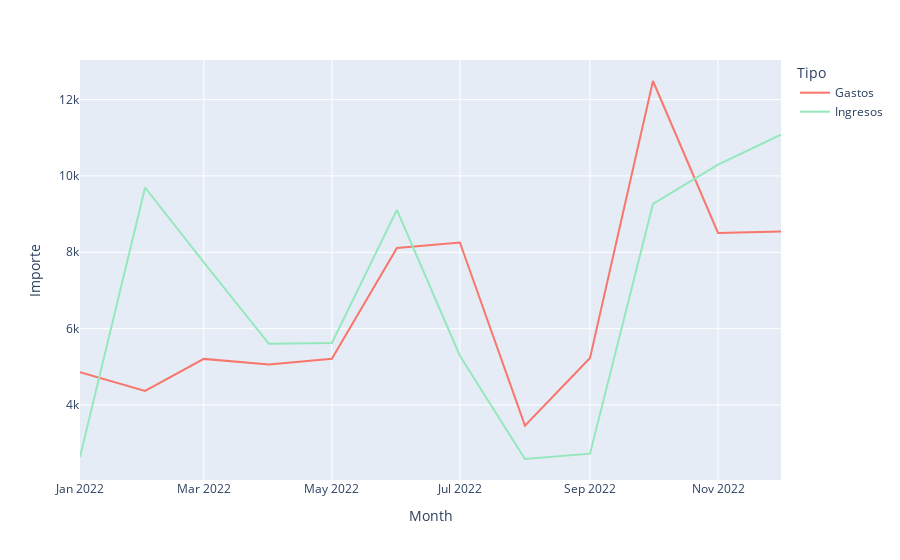

The code cell stored with this chart in its notebook:
### Code cell
import plotly.express as px
fig = px.line(df, x = "Month",  y='Importe', color = "Tipo", color_discrete_map=color_discrete_map)
fig.show()

### Figure 1 — Plotly figure (JSON) as saved in the notebook; plotly's stock layout.template omitted (floating-point values rounded to 4 significant figures)
{"data": [{"hovertemplate": "Tipo=Gastos<br>Month=%{x}<br>Importe=%{y}<extra></extra>", "legendgroup": "Gastos", "line": {"color": "#F8766B", "dash": "solid"}, "marker": {"symbol": "circle"}, "mode": "lines", "name": "Gastos", "orientation": "v", "showlegend": true, "type": "scatter", "x": ["2022-01-01T00:00:00", "2022-02-01T00:00:00", "2022-03-01T00:00:00", "2022-04-01T00:00:00", "2022-05-01T00:00:00", "2022-06-01T00:00:00", "2022-07-01T00:00:00", "2022-08-01T00:00:00", "2022-09-01T00:00:00", "2022-10-01T00:00:00", "2022-11-01T00:00:00", "2022-12-01T00:00:00"], "xaxis": "x", "y": [4859.0, 4370.0, 5209.0, 5063.0, 5210, 8113.0, 8257.0, 3461.0, 5234.0, 12490.0, 8507.0, 8542.0], "yaxis": "y"}, {"hovertemplate": "Tipo=Ingresos<br>Month=%{x}<br>Importe=%{y}<extra></extra>", "legendgroup": "Ingresos", "line": {"color": "#94E8BB", "dash": "solid"}, "marker": {"symbol": "circle"}, "mode": "lines", "name": "Ingresos", "orientation": "v", "showlegend": true, "type": "scatter", "x": ["2022-01-01T00:00:00", "2022-02-01T00:00:00", "2022-03-01T00:00:00", "2022-04-01T00:00:00", "2022-05-01T00:00:00", "2022-06-01T00:00:00", "2022-07-01T00:00:00", "2022-08-01T00:00:00", "2022-09-01T00:00:00", "2022-10-01T00:00:00", "2022-11-01T00:00:00", "2022-12-01T00:00:00"], "xaxis": "x", "y": [2642.0, 9697.0, 7736.0, 5602.0, 5628.0, 9110.0, 5292.0, 2587.0, 2727.0, 9266.0, 10300.0, 11080.0], "yaxis": "y"}], "layout": {"autosize": true, "legend": {"title": {"text": "Tipo"}, "tracegroupgap": 0}, "margin": {"t": 60}, "xaxis": {"anchor": "y", "autorange": true, "domain": [0, 1], "range": ["2022-01-01", "2022-12-01"], "title": {"text": "Month"}, "type": "date"}, "yaxis": {"anchor": "x", "autorange": true, "domain": [0, 1], "range": [2037.0, 13040.0], "title": {"text": "Importe"}, "type": "linear"}}}
